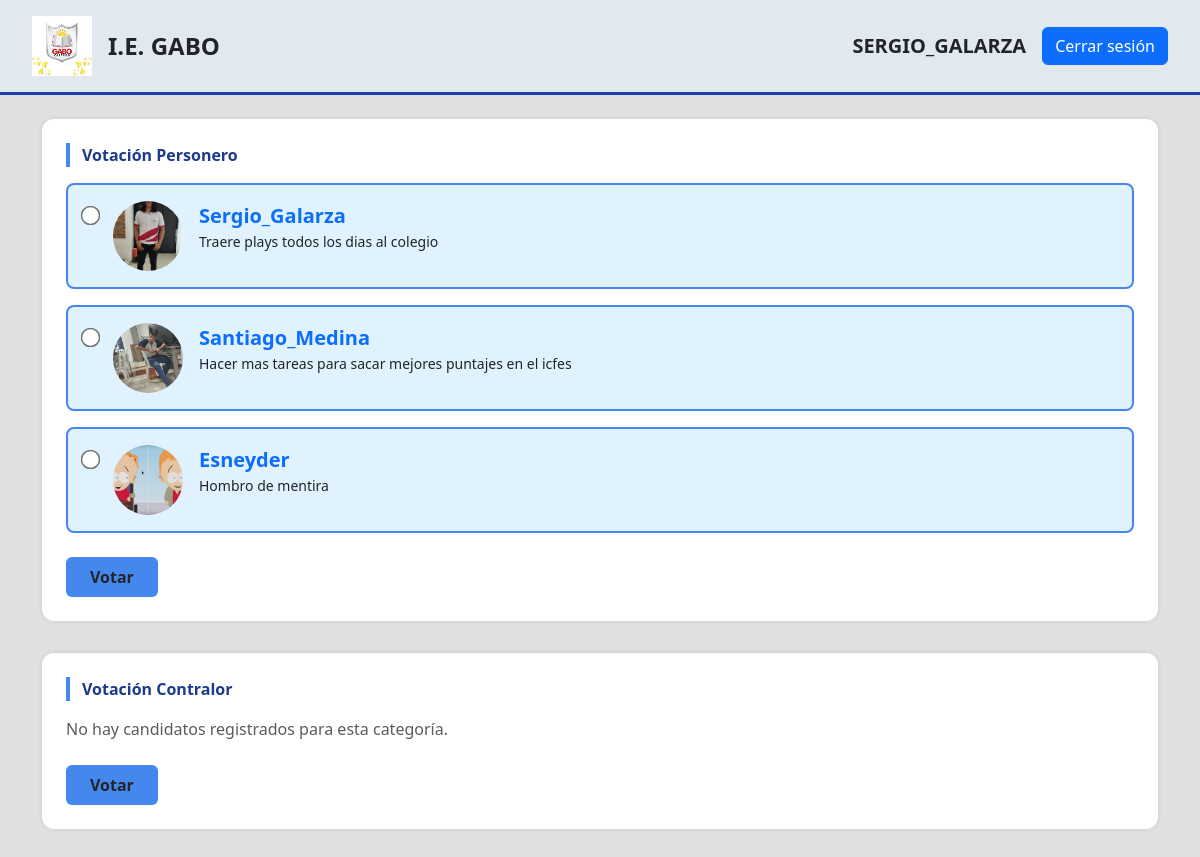
The page /main/ (signed in) on the database as committed earlier.
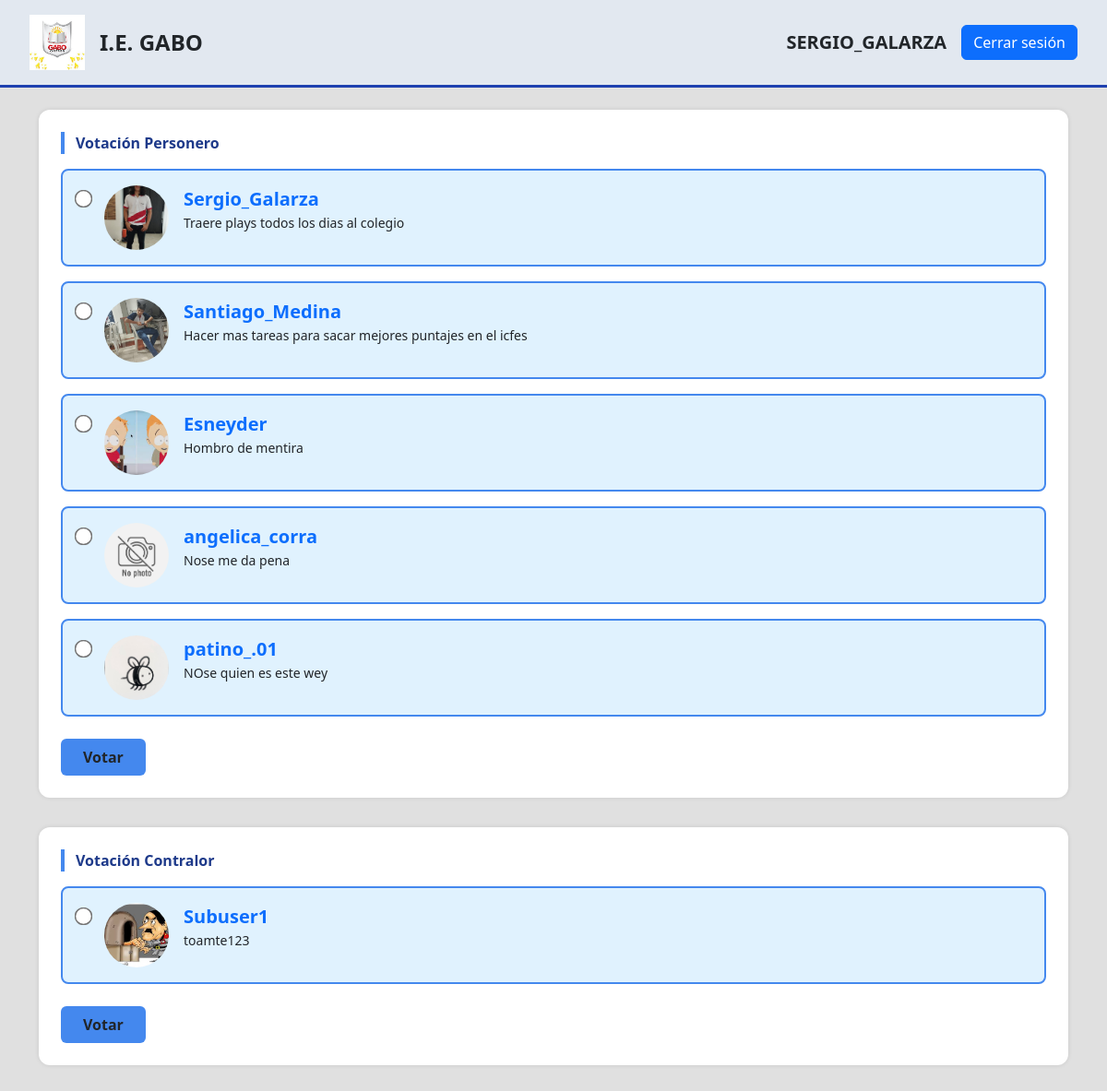
The same page on the database as committed later.
### Users/models.py (models this page shows, shortened)
class BaseAuditModel(models.Model):
    created = models.DateTimeField(
        auto_now_add = True
    )
    last_updated = models.DateTimeField(
        auto_now = True
    )
    is_active = models.BooleanField(
        default=True
    )
    class Meta:
        abstract = True

class Candidates(BaseAuditModel):
    ROLES = [
        ('Personería', 'Personería'),
        ('Contraloría', 'Contraloría'),
    ]
    profile = models.OneToOneField(
        Profile,
        on_delete=models.CASCADE,
        related_name='candidate_profile'
        )
    votes = models.IntegerField(
        default=0
        )
    percentage = models.FloatField(
        default=0.0
        )
    description = models.TextField(
        max_length=500,
        default=''
        )
    image = models.ImageField(
        upload_to='candidates/',
        default='candidates/default_candidate.webp'
        )
    role = models.CharField(
        max_length=20,
        choices=ROLES,
        default='Personería'
    )

class Profile(BaseAuditModel):
    user = models.OneToOneField (
        User,
        on_delete=models.CASCADE
        )
    grade = models.CharField (
        max_length=50,
        default=''
        )
    identification = models.IntegerField (
        default=0,
        unique=True
        )
    voted_ombudman = models.BooleanField (
        default=False
        )
    voted_comptroller = models.BooleanField (
        default=False
        )
    class Meta:
        verbose_name = 'Profile'
        verbose_name_plural = 'Profiles'
    def __init__(self, *args, **kwargs):
        super().__init__(*args, **kwargs)

### Users/views.py (the view, shortened to what this page needs)
# urls.py: path('main/', main, name='main'),
@login_required(login_url='logIn')
def main(request):
    ombudmans = Candidates.objects.filter(role='Personería')
    comptrollers = Candidates.objects.filter(role='Contraloría')
    if request.method == 'GET':
        return render(request, 'users/main.html',{
            'form' : VoteForm(),
            'ombudmans' : ombudmans,
            'comptrollers' : comptrollers,
        })

### Users/forms.py (shortened to what this page needs)
class VoteForm(forms.Form):
    candidate = forms.ModelChoiceField(
        queryset=Candidates.objects.all(),
        label='Candidato',
        required=True,
        widget=forms.Select(
            attrs={
                'class': 'form-control'
            }
        )
    )

### templates/users/main.html (shortened to what this page needs)
{% load static %}
<!DOCTYPE html>
<html lang="es">
<head>
  <link href="https://cdn.jsdelivr.net/npm/bootstrap@5.3.3/dist/css/bootstrap.min.css" rel="stylesheet">
  <link rel="stylesheet" href="{% static 'CSS/mainStyles.css' %}">
</head>
<body>
  <div class="header">
    <div class="d-flex align-items-center gap-3">
      <img src="{% static 'IMAGES/logo.webp' %}" alt="Logo Gabo" />
      {% if user.is_superuser %}
      <a href="{% url 'admin_votes' %}" class="nav-link"><span class="title">I.E. GABO</span></a>
      {% else %}
      <span class="title">I.E. GABO</span>
      {% endif %}
    </div>
    <div class="d-flex align-items-center gap-3">
      <span class="fs-5 fw-bold">{{ user.username|upper }}</span>
      <a href="{% url 'logout' %}" class="btn btn-primary">Cerrar sesión</a>
    </div>
  </div>
  <div class="container py-4">
    <form method="POST" action="{% url 'vote'%}" class="voting-section">
      <div class="voting-title">Votación Personero</div>
      {% for candidate in ombudmans %}
      <label class="candidate-card w-100">
        <input type="radio" name="candidate" value="{{ candidate.id }}" required {% if user.is_superuser %} disabled {% endif %}>
        <img src="{{ candidate.image.url }}" alt="{{ candidate.profile.user.username }}">
        <div>
          <strong class="text-primary fs-5">{{ candidate.profile.user.username }}</strong>
          <p class="mb-0 text-dark small">{{ candidate.description }}</p>
        </div>
      </label>
      {% empty %}
      <p class="text-muted">No hay candidatos registrados para esta categoría.</p>
      {% endfor %}
      {% if user.is_superuser %}
      <button type="submit" class="btn btn-votar mt-2 bg-primary" disabled>Votar</button>
      {% else %}
      <button type="submit" class="btn btn-votar mt-2">Votar</button>
      {% endif %}
    </form>
    <form method="POST" action="{% url 'vote' %}" class="voting-section">
      <div class="voting-title">Votación Contralor</div>
      {% for candidate in comptrollers %}
      <label class="candidate-card w-100">
        <input type="radio" name="candidate" value="{{ candidate.id }}" required {% if user.is_superuser %} disabled {% endif %}>
        <img src="{{ candidate.image.url }}" alt="{{ candidate.profile.user.username }}">
        <div>
          <strong class="text-primary fs-5">{{ candidate.profile.user.username }}</strong>
          <p class="mb-0 text-dark small">{{ candidate.description }}</p>
        </div>
      </label>
      {% empty %}
      <p class="text-muted">No hay candidatos registrados para esta categoría.</p>
      {% endfor %}
      {% if user.is_superuser %}
      <button type="submit" class="btn btn-votar mt-2 bg-primary" disabled>Votar</button>
      {% else %}
      <button type="submit" class="btn btn-votar mt-2">Votar</button>
      {% endif %}
    </form>
  </div>
</body>
</html>

### static/CSS/mainStyles.css (style rules this page uses)
body { background-color:#e0e0e0 ; font-family: 'Segoe UI', sans-serif; }
.header { background-color: #e2e8f0; border-bottom: 3px solid #1e40af; padding: 1rem 2rem; display: flex; align-items: center; justify-content: space-between; }
.header img { height: 60px; }
.header .title { font-size: 1.5rem; font-weight: bold; }
.voting-section { background-color: white; border-radius: 12px; padding: 1.5rem; margin-bottom: 2rem; box-shadow: 0 0 5px rgba(0, 0, 0, 0.1); }
.voting-title { font-weight: bold; border-left: 4px solid #48e; padding-left: 0.75rem; margin-bottom: 1rem; color: #1e3a8a; }
.candidate-card { border: 2px solid #48e; border-radius: 8px; padding: 1rem; margin-bottom: 1rem; display: flex; align-items: flex-start; gap: 1rem; background-color: #e0f2fe; }
.candidate-card img { width: 70px; height: 70px; border-radius: 50%; object-fit: cover; }
.candidate-card input[type="radio"] { transform: scale(1.5); margin-top: 0.5rem; }
.btn-votar { background-color: #48e; border: none; font-weight: bold; padding: 0.5rem 1.5rem; }

Rows that differ between the two databases and show on the page:
added Candidates: candidate "☐ angelica_corra Nose me da pen", image (placeholder picture), profile.user.username "angelica_corra", description "Nose me da pena"
added Candidates: candidate "☐ patino_.01 NOse quien es este", image (picture), profile.user.username "patino_.01", description "NOse quien es este wey"
added Candidates: candidate "☐ Subuser1 toamte123", image (picture), profile.user.username "Subuser1", description "toamte123"
Other text that changed with them:
text no longer shown: "No hay candidatos registrados para esta categoría."
